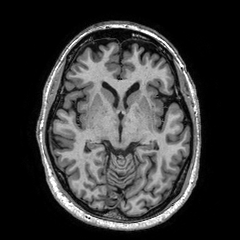
#> input picture data/dataset_brains/1_1_t1.tif, 240 x 240 px
$ python test_script.py
#> lines starting #> are read from the running program, lines starting #| are printed output that depends on the picture; after the words box and inside, x2 and y2 are one past the last pixel; in counts of white or black regions, pixels touching at a corner belong together
# -*- coding: utf-8 -*-
"""
Created on Tue Oct  1 16:42:11 2019

@author: 20171880
"""


import numpy as np
import matplotlib.pyplot as plt
import  segmentation_util as util

import cv2


train_subject = 1
test_subject = 2
train_slice = 1
test_slice = 1
task = 'brain'

# [6 lines of commented-out code are left out]


base_dir = '../data/dataset_brains/'
full_path = base_dir + str(1) + '_' + str(1) + '_t1.tif'
t1_gray = cv2.cvtColor(cv2.imread(full_path),cv2.COLOR_BGR2GRAY)
#> t1_gray: shape (240, 240); min 0, max 255, mean 55.7

ret, thresh = cv2.threshold(t1_gray, 180, 255, 0)
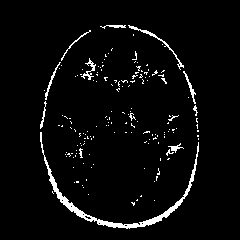
#> thresh: shape (240, 240); 3.8% white; 161 white regions (149 under 20 px)
contours, hierarchy = cv2.findContours(thresh, cv2.RETR_TREE, cv2.CHAIN_APPROX_SIMPLE)
#> contours = 171 contours, 162 with area under 20; largest, box (x1, y1, x2, y2) and area: (40, 132, 199, 229) 783, (128, 25, 184, 70) 93, (183, 71, 196, 104) 50, (81, 58, 96, 80) 48, (45, 62, 61, 100) 44

t1 = plt.imread(base_dir + str(1) + '_' + str(1) + '_t1.tif')

img = cv2.imread(full_path, 0)
equ = cv2.equalizeHist(img)
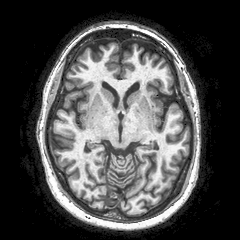
#> equ: shape (240, 240); min 0, max 255, mean 74.6

cv2.imwrite('equ.png',equ)
readres = plt.imread('equ.png')
#> readres: shape (240, 240) float32; min 0, max 1, mean 0.292


kernel1 = np.ones((3,3), np.uint8)
kernel2 =  np.ones((4,4), np.uint8)
kernel3 =   np.ones((3,3), np.uint8)


opening = cv2.morphologyEx(t1, cv2.MORPH_OPEN, kernel1)
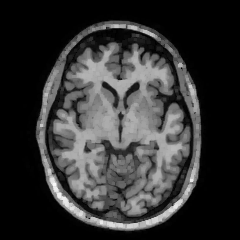
#> opening: shape (240, 240); min 0, max 248, mean 51.4
closing = cv2.morphologyEx(t1, cv2.MORPH_CLOSE, kernel2)
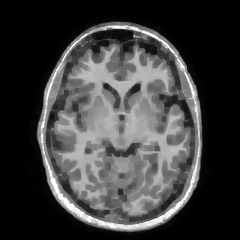
#> closing: shape (240, 240); min 0, max 255, mean 61.4
gradient = cv2.morphologyEx(t1, cv2.MORPH_GRADIENT, kernel3)
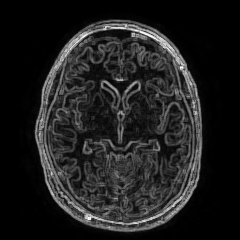
#> gradient: shape (240, 240); min 0, max 255, mean 30.9
cont = cv2.drawContours(t1.copy(), contours, -1, (0,255,0), 3)
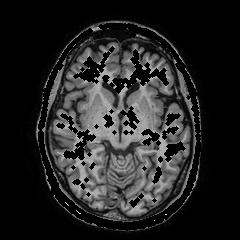
#> cont: shape (240, 240); min 0, max 255, mean 35.8

#use to remove noise from images, while preserving edges
median = cv2.medianBlur(t1,5)
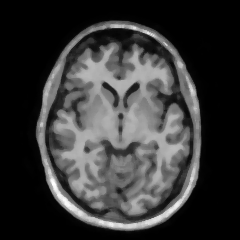
#> median: shape (240, 240); min 0, max 255, mean 55.2
plt.imshow(median)

fig = plt.figure(figsize = (12,10))
#original
ax1 = fig.add_subplot(231)
ax1.imshow(t1)

#closing
ax2 = fig.add_subplot(232)
ax2.imshow(closing)

#opening
ax3 = fig.add_subplot(233)
ax3.imshow(opening)

#morphological gradient
ax3 = fig.add_subplot(234)
ax3.imshow(gradient)

#contours
ax4 = fig.add_subplot(235)
ax4.imshow(cont)

#equalized histogram image
ax5 = fig.add_subplot(236)
ax5.imshow(readres)

#median

$ run again, with data/dataset_brains/1_1_t2.tif copied over data/dataset_brains/1_1_t1.tif
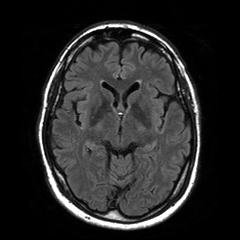
#> input picture data/dataset_brains/1_1_t2.tif, 240 x 240 px
#> `ret, thresh = cv2.threshold(t1_gray, 180, 255, 0)`:
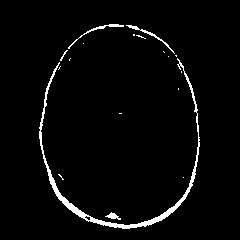
#> thresh: shape (240, 240); 3% white; 18 white regions (13 under 20 px)
#> contours = 20 contours, 16 with area under 20; largest, box (x1, y1, x2, y2) and area: (39, 58, 200, 229) 985, (126, 25, 175, 54) 69, (68, 24, 124, 49) 64, (105, 212, 121, 220) 42
#> `median = cv2.medianBlur(t1,5)`:
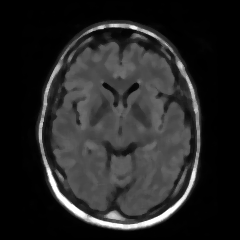
#> median: shape (240, 240); min 0, max 255, mean 37.9
